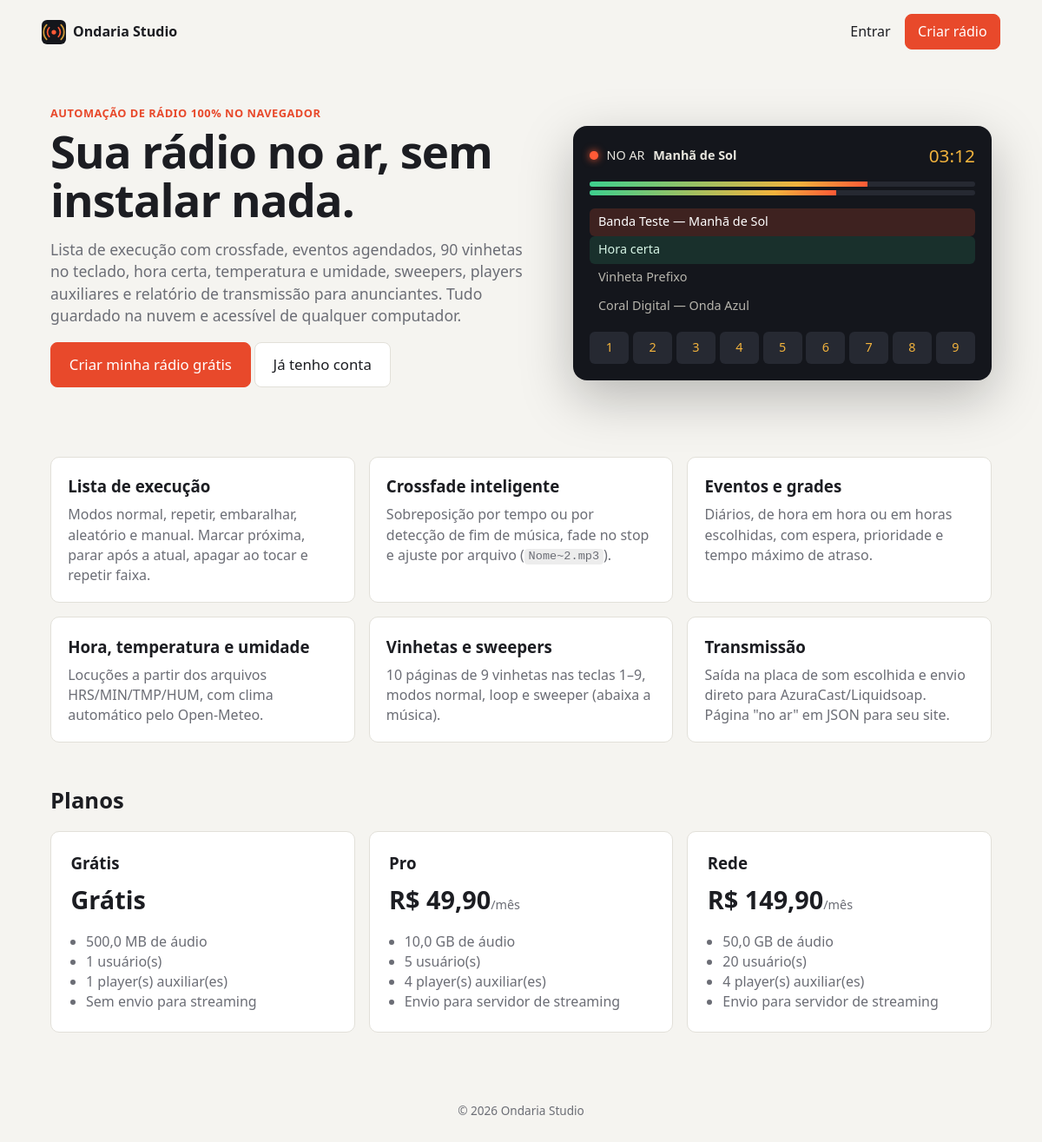
The page / on the database its author committed.
### tables this page shows
CREATE TABLE plans (
  id INT UNSIGNED NOT NULL AUTO_INCREMENT PRIMARY KEY,
  slug VARCHAR(40) NOT NULL UNIQUE,
  name VARCHAR(80) NOT NULL,
  price_cents INT UNSIGNED NOT NULL DEFAULT 0,
  storage_mb INT UNSIGNED NOT NULL DEFAULT 1024,
  max_users INT UNSIGNED NOT NULL DEFAULT 2,
  max_aux_players INT UNSIGNED NOT NULL DEFAULT 1,
  streaming TINYINT(1) NOT NULL DEFAULT 0,
  active TINYINT(1) NOT NULL DEFAULT 1,
  created_at DATETIME NOT NULL DEFAULT CURRENT_TIMESTAMP
);

### app/Core/View.php (called while the page is built, shortened)
<?php
final class View
{
    public static function render(string $template, array $data = [], ?string $layout = 'app'): string
    {
        $content = self::partial($template, $data);
        return $layout === null ? $content : self::partial('layouts/' . $layout, [...$data, 'content' => $content]);
    }
    public static function partial(string $template, array $data = []): string
    {
        $file = BASE_PATH . '/views/' . $template . '.php';
        extract($data, EXTR_SKIP);
        try {
            include $file;
        } catch (\Throwable $e) {
            ob_end_clean();
            throw $e;
        }
        return (string) ob_get_clean();
    }
}

### app/helpers.php (called while the page is built, shortened)
<?php
function env(string $key, ?string $default = null): ?string
{
    return Env::get($key, $default);
}
function e(mixed $value): string
{
    return htmlspecialchars((string) $value, ENT_QUOTES | ENT_SUBSTITUTE, 'UTF-8');
}
function url(string $path = '/'): string
{
    $base = rtrim((string) env('APP_BASE_PATH', ''), '/');
    return $base . '/' . ltrim($path, '/');
}
function asset(string $path): string
{
    $file = BASE_PATH . '/public/assets/' . ltrim($path, '/');
    $v = is_file($file) ? substr(md5((string) filemtime($file)), 0, 8) : '0';
    return url('assets/' . ltrim($path, '/')) . '?v=' . $v;
}
function view(string $template, array $data = [], ?string $layout = 'app'): string
{
    return View::render($template, $data, $layout);
}
function user(): ?array
{
    return Auth::user();
}
function format_bytes(int|float $bytes): string
{
    $u = ['B', 'KB', 'MB', 'GB', 'TB'];
    $i = 0;
    while ($bytes >= 1024 && $i < count($u) - 1) {
        $bytes /= 1024;
        $i++;
    }
    return number_format($bytes, $i > 1 ? 1 : 0, ',', '.') . ' ' . $u[$i];
}
function app_name(): string
{
    return (string) env('APP_NAME', 'Ondaria Studio');
}

### app/Controllers/PublicController.php (called while the page is built, shortened)
<?php
final class PublicController
{
    public function home(): string
    {
        $plans = DB::all('SELECT * FROM plans WHERE active = 1 ORDER BY price_cents');
        return view('public/home', ['plans' => $plans, 'title' => app_name() . ' — automação de rádio no navegador'], 'public');
    }
}

### public/index.php (called while the page is built, shortened)
<?php
require dirname(__DIR__) . '/app/bootstrap.php';
$uri = $_SERVER['REQUEST_URI'] ?? '/';
$router = new Router();
$router->dispatch($_SERVER['REQUEST_METHOD'] ?? 'GET', $uri);

### app/Core/Env.php (called while the page is built, shortened)
<?php
final class Env
{
    private static array $vars = [];
    public static function get(string $key, ?string $default = null): ?string
    {
        $v = self::$vars[$key] ?? getenv($key);
        return ($v === false || $v === null || $v === '') ? $default : (string) $v;
    }
}

### app/bootstrap.php (called while the page is built, shortened)
<?php
spl_autoload_register(static function (string $class): void {
    $file = BASE_PATH . '/app/' . str_replace('\\', '/', substr($class, 4)) . '.php';
});
require BASE_PATH . '/app/helpers.php';

### app/Core/DB.php (called while the page is built, shortened)
<?php
final class DB
{
    private static ?PDO $pdo = null;
    public static function pdo(): PDO
    {
        $options = [
            PDO::ATTR_ERRMODE => PDO::ERRMODE_EXCEPTION,
            PDO::ATTR_DEFAULT_FETCH_MODE => PDO::FETCH_ASSOC,
            PDO::ATTR_EMULATE_PREPARES => false,
        ];
        if (self::driver() === 'sqlite') {
            $path = BASE_PATH . '/' . env('DB_SQLITE_PATH', 'storage/database.sqlite');
            self::$pdo = new PDO('sqlite:' . $path, null, null, $options);
            self::$pdo->exec('PRAGMA foreign_keys = ON; PRAGMA journal_mode = WAL; PRAGMA busy_timeout = 5000;');
        } else {
            $dsn = sprintf('mysql:host=%s;port=%s;dbname=%s;charset=utf8mb4',
                env('DB_HOST', 'localhost'), env('DB_PORT', '3306'), env('DB_NAME', ''));
            self::$pdo = new PDO($dsn, env('DB_USER'), env('DB_PASS'), $options);
            self::$pdo->exec("SET time_zone = '" . date('P') . "'");
        }
        return self::$pdo;
    }
    public static function driver(): string
    {
        return env('DB_DRIVER', 'mysql') === 'sqlite' ? 'sqlite' : 'mysql';
    }
    public static function run(string $sql, array $params = []): PDOStatement
    {
        $stmt = self::pdo()->prepare($sql);
        $stmt->execute();
        return $stmt;
    }
    public static function all(string $sql, array $params = []): array
    {
        return self::run($sql, $params)->fetchAll();
    }
}

### app/Core/Session.php (called while the page is built, shortened)
<?php
final class Session
{
    public static function get(string $key, mixed $default = null): mixed
    {
        return $_SESSION[$key] ?? $default;
    }
}

### app/Core/Auth.php (called while the page is built, shortened)
<?php
final class Auth
{
    private static ?array $user = null;
    private static bool $loaded = false;
    public static function user(): ?array
    {
        if (!self::$loaded) {
            self::$loaded = true;
            $id = Session::get('uid');
        }
        return self::$user;
    }
}

### views/public/home.php (the view)
<section class="hero">
  <div>
    <p class="eyebrow">Automação de rádio 100% no navegador</p>
    <h1>Sua rádio no ar, sem instalar nada.</h1>
    <p class="lead">Lista de execução com crossfade, eventos agendados, 90 vinhetas no teclado, hora certa, temperatura e umidade, sweepers, players auxiliares e relatório de transmissão para anunciantes. Tudo guardado na nuvem e acessível de qualquer computador.</p>
    <p><a class="btn btn-primary btn-large" href="<?= e(url('/cadastro')) ?>">Criar minha rádio grátis</a> <a class="btn btn-large" href="<?= e(url('/entrar')) ?>">Já tenho conta</a></p>
  </div>
  <div class="hero-console" aria-hidden="true">
    <div class="hc-onair"><span class="dot"></span> NO AR <b>Manhã de Sol</b><i>03:12</i></div>
    <div class="hc-meter"><span style="width:72%"></span></div>
    <div class="hc-meter"><span style="width:64%"></span></div>
    <ol class="hc-list"><li class="on">Banda Teste — Manhã de Sol</li><li class="next">Hora certa</li><li>Vinheta Prefixo</li><li>Coral Digital — Onda Azul</li></ol>
    <div class="hc-pads"><?php for ($i = 1; $i <= 9; $i++): ?><span><?= $i ?></span><?php endfor ?></div>
  </div>
</section>
<section class="features">
  <article><h3>Lista de execução</h3><p>Modos normal, repetir, embaralhar, aleatório e manual. Marcar próxima, parar após a atual, apagar ao tocar e repetir faixa.</p></article>
  <article><h3>Crossfade inteligente</h3><p>Sobreposição por tempo ou por detecção de fim de música, fade no stop e ajuste por arquivo (<code>Nome~2.mp3</code>).</p></article>
  <article><h3>Eventos e grades</h3><p>Diários, de hora em hora ou em horas escolhidas, com espera, prioridade e tempo máximo de atraso.</p></article>
  <article><h3>Hora, temperatura e umidade</h3><p>Locuções a partir dos arquivos HRS/MIN/TMP/HUM, com clima automático pelo Open-Meteo.</p></article>
  <article><h3>Vinhetas e sweepers</h3><p>10 páginas de 9 vinhetas nas teclas 1–9, modos normal, loop e sweeper (abaixa a música).</p></article>
  <article><h3>Transmissão</h3><p>Saída na placa de som escolhida e envio direto para AzuraCast/Liquidsoap. Página "no ar" em JSON para seu site.</p></article>
</section>
<section class="plans">
  <h2>Planos</h2>
  <div class="plan-grid">
    <?php foreach ($plans as $p): ?>
      <article class="plan">
        <h3><?= e($p['name']) ?></h3>
        <p class="price"><?= (int) $p['price_cents'] === 0 ? 'Grátis' : 'R$ ' . number_format($p['price_cents'] / 100, 2, ',', '.') . '<small>/mês</small>' ?></p>
        <ul>
          <li><?= e(format_bytes($p['storage_mb'] * 1024 * 1024)) ?> de áudio</li>
          <li><?= (int) $p['max_users'] ?> usuário(s)</li>
          <li><?= (int) $p['max_aux_players'] ?> player(s) auxiliar(es)</li>
          <li><?= $p['streaming'] ? 'Envio para servidor de streaming' : 'Sem envio para streaming' ?></li>
        </ul>
      </article>
    <?php endforeach ?>
  </div>
</section>

### views/layouts/public.php (shortened to what this page needs)
<!doctype html>
<html lang="pt-BR">
<head>
<link rel="stylesheet" href="<?= e(asset('css/app.css')) ?>">
</head>
<body class="public">
<header class="pub-header">
  <a class="brand" href="<?= e(url('/')) ?>"><img src="<?= e(asset('img/icon.svg')) ?>" alt="" width="28" height="28"> <?= e(app_name()) ?></a>
  <nav>
    <?php if (user()): ?>
      <a class="btn" href="<?= e(url('/estudio')) ?>">Abrir estúdio</a>
    <?php else: ?>
      <a href="<?= e(url('/entrar')) ?>">Entrar</a>
      <a class="btn btn-primary" href="<?= e(url('/cadastro')) ?>">Criar rádio</a>
    <?php endif ?>
  </nav>
</header>
<main class="pub-main">
  <?= $content ?>
</main>
<footer class="pub-footer">© <?= date('Y') ?> <?= e(app_name()) ?></footer>
</body>
</html>

### app/Core/Router.php (shortened to what this page needs)
<?php
final class Router
{
    private array $routes = [];
    private array $groupMiddleware = [];
    private string $groupPrefix = '';
    public function group(string $prefix, array $middleware, callable $fn): void
    {
        [$p, $m] = [$this->groupPrefix, $this->groupMiddleware];
        $this->groupPrefix = $p . $prefix;
        $this->groupMiddleware = [...$m, ...$middleware];
        [$this->groupPrefix, $this->groupMiddleware] = [$p, $m];
    }
    private function add(string $method, string $path, array $handler, array $mw): void
    {
        $full = rtrim($this->groupPrefix . $path, '/') ?: '/';
        $regex = preg_replace_callback('/\{([a-z_]+)(?::([^}]+))?\}/', static function (array $m): string {
            $pattern = $m[2] ?? (str_ends_with($m[1], 'id') ? '\d+' : '[^/]+');
            return '(?P<' . $m[1] . '>' . $pattern . ')';
        }, $full);
        $this->routes[] = [$method, '#^' . $regex . '$#', $handler, [...$this->groupMiddleware, ...$mw]];
    }
    public function dispatch(string $method, string $uri): void
    {
        $path = rawurldecode(parse_url($uri, PHP_URL_PATH) ?: '/');
        $path = $path !== '/' ? rtrim($path, '/') : '/';
        foreach ($this->routes as [$m, $regex, $handler, $mw]) {
            if (!preg_match($regex, $path, $params)) {
                continue;
            }
            $params = array_filter($params, 'is_string', ARRAY_FILTER_USE_KEY);
            [$class, $action] = $handler;
            $out = (new $class())->$action(...$params);
            if (is_string($out)) {
                echo $out;
            }
            return;
        }
    }
}

### public/assets/css/app.css (style rules this page uses)
:root { --bg: #f5f4f0; --surface: #fff; --ink: #1c1d22; --muted: #6b6d75; --line: #e2e0d9; --accent: #e8492b; --accent-ink: #fff; --ok: #1f8a4c; --warn: #b7791f; --err: #c53030; --info: #2b6cb0; --radius: 10px; --shadow: 0 1px 2px rgba(0,0,0,.05), 0 4px 16px rgba(0,0,0,.04); font-family: system-ui, -apple-system, "Segoe UI", Roboto, sans-serif; color-scheme: light; }
* { box-sizing: border-box; }
body { margin: 0; background: var(--bg); color: var(--ink); line-height: 1.45; }
a { color: var(--accent); }
h1 { font-size: 1.5rem; margin: 0; }
h2 { font-size: 1.1rem; margin: 0 0 .75rem; }
h3 { margin: 0 0 .5rem; }
code, kbd { font: .85em ui-monospace, Consolas, monospace; background: color-mix(in srgb, var(--ink) 8%, transparent); padding: .1em .35em; border-radius: 4px; }
.btn, button.btn { display: inline-flex; align-items: center; gap: .4rem; padding: .5rem .9rem; border-radius: 8px; border: 1px solid var(--line); background: var(--surface); color: var(--ink); font: inherit; text-decoration: none; cursor: pointer; white-space: nowrap; }
.btn-primary { background: var(--accent); border-color: var(--accent); color: var(--accent-ink); }
.btn-large { padding: .8rem 1.3rem; font-size: 1.05rem; }
.pub-header { display: flex; justify-content: space-between; align-items: center; padding: 1rem clamp(1rem, 4vw, 3rem); }
.pub-header nav { display: flex; gap: 1rem; align-items: center; }
.pub-header nav > a:not(.btn) { color: var(--ink); text-decoration: none; }
.brand { display: inline-flex; align-items: center; gap: .5rem; font-weight: 700; color: var(--ink); text-decoration: none; }
.pub-main { padding: 0 clamp(1rem, 4vw, 3rem) 3rem; max-width: 1180px; margin: 0 auto; }
.pub-footer { text-align: center; color: var(--muted); padding: 2rem; font-size: .85rem; }
.hero { display: grid; grid-template-columns: 1.15fr 1fr; gap: 3rem; align-items: center; padding: 3rem 0 4rem; }
.hero h1 { font-size: clamp(2rem, 4.5vw, 3.3rem); line-height: 1.05; letter-spacing: -.02em; margin: .4rem 0 1rem; }
.eyebrow { color: var(--accent); font-weight: 600; letter-spacing: .04em; text-transform: uppercase; font-size: .8rem; margin: 0; }
.lead { font-size: 1.1rem; color: var(--muted); max-width: 40rem; }
.hero-console { background: #14161c; color: #e9e7df; border-radius: 16px; padding: 1.2rem; box-shadow: 0 20px 60px rgba(0,0,0,.25); font-size: .9rem; }
.hc-onair { display: flex; gap: .6rem; align-items: center; padding-bottom: .6rem; }
.hc-onair .dot { width: .6rem; height: .6rem; border-radius: 50%; background: #ff5a36; box-shadow: 0 0 10px #ff5a36; }
.hc-onair i { margin-left: auto; font-style: normal; font-variant-numeric: tabular-nums; color: #f2b33d; font-size: 1.3rem; }
.hc-meter { height: 6px; background: #262932; border-radius: 3px; margin: .3rem 0; overflow: hidden; }
.hc-meter span { display: block; height: 100%; background: linear-gradient(90deg, #3ecf8e, #f2b33d 75%, #ff5a36); }
.hc-list { list-style: none; padding: 0; margin: .9rem 0; }
.hc-list li { padding: .35rem .6rem; border-radius: 6px; color: #b7b5ad; }
.hc-list li.on { background: rgba(255,90,54,.18); color: #fff; }
.hc-list li.next { background: rgba(62,207,142,.14); color: #d6f5e6; }
.hc-pads { display: grid; grid-template-columns: repeat(9, 1fr); gap: .3rem; }
.hc-pads span { background: #262932; border-radius: 6px; text-align: center; padding: .5rem 0; color: #f2b33d; }
.features { display: grid; grid-template-columns: repeat(auto-fit, minmax(260px, 1fr)); gap: 1rem; margin-bottom: 3rem; }
.features article { background: var(--surface); border: 1px solid var(--line); border-radius: var(--radius); padding: 1.2rem; }
.features p { color: var(--muted); margin: 0; }
.plans h2 { font-size: 1.6rem; margin-bottom: 1rem; }
.plan-grid { display: grid; grid-template-columns: repeat(auto-fit, minmax(240px, 1fr)); gap: 1rem; }
.plan { background: var(--surface); border: 1px solid var(--line); border-radius: var(--radius); padding: 1.4rem; }
.plan .price { font-size: 1.8rem; font-weight: 700; margin: .2rem 0 1rem; }
.plan .price small { font-size: .9rem; color: var(--muted); font-weight: 400; }
.plan ul { padding-left: 1.1rem; margin: 0; color: var(--muted); }

### rows shown on the page
plans: price_cents 0 (drawn), name "Grátis", format_bytes($p['storage_mb']*1024*1024) "500,0 MB", max_users "1", max_aux_players "1", streaming "Sem envio para streaming"
plans: name "Pro", $p['price_cents']/100 "49,90", format_bytes($p['storage_mb']*1024*1024) "10,0 GB", max_users "5", max_aux_players "4", streaming "Envio para servidor de streaming"
plans: name "Rede", $p['price_cents']/100 "149,90", format_bytes($p['storage_mb']*1024*1024) "50,0 GB", max_users "20", max_aux_players "4", streaming "Envio para servidor de streaming"
